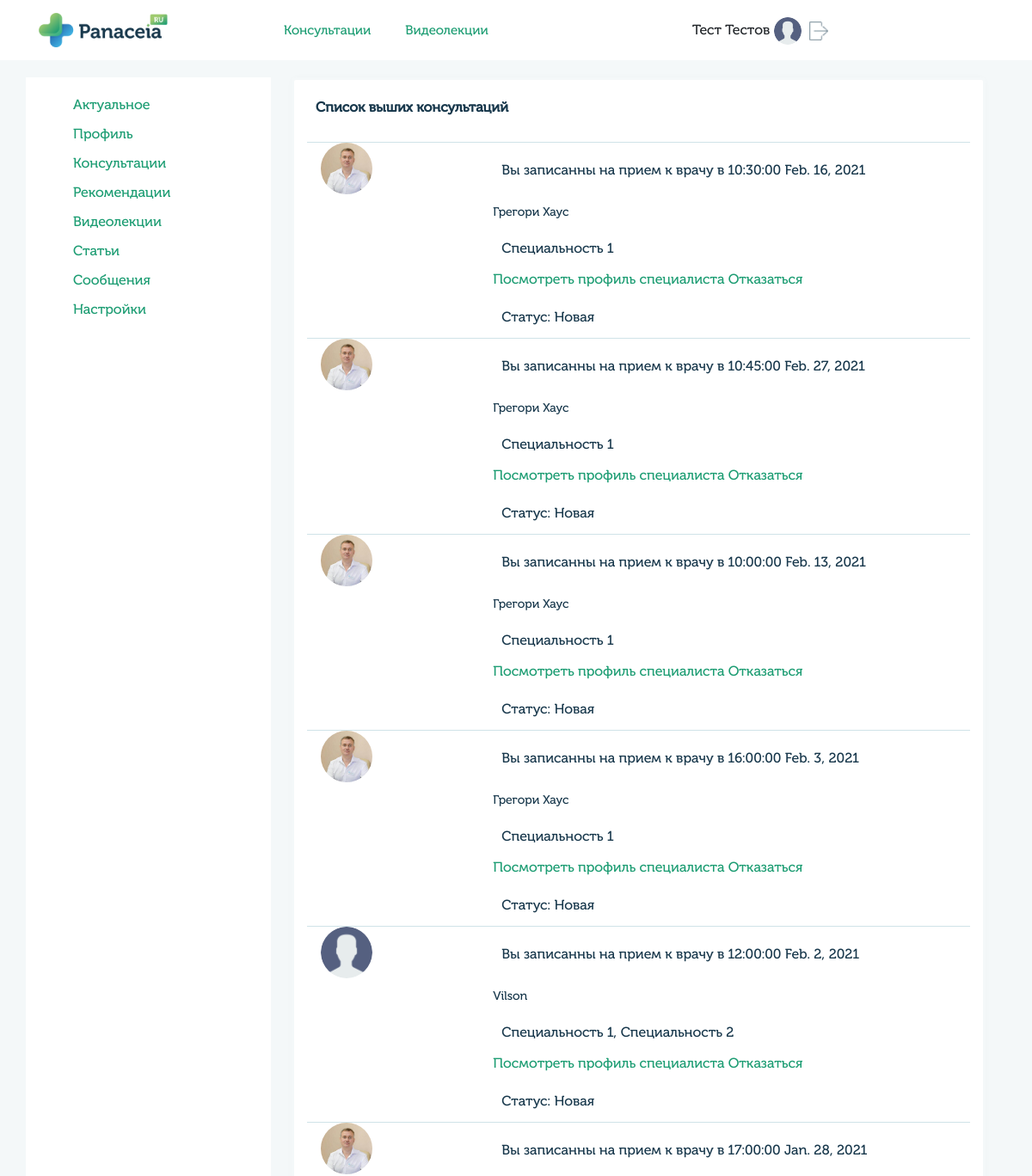
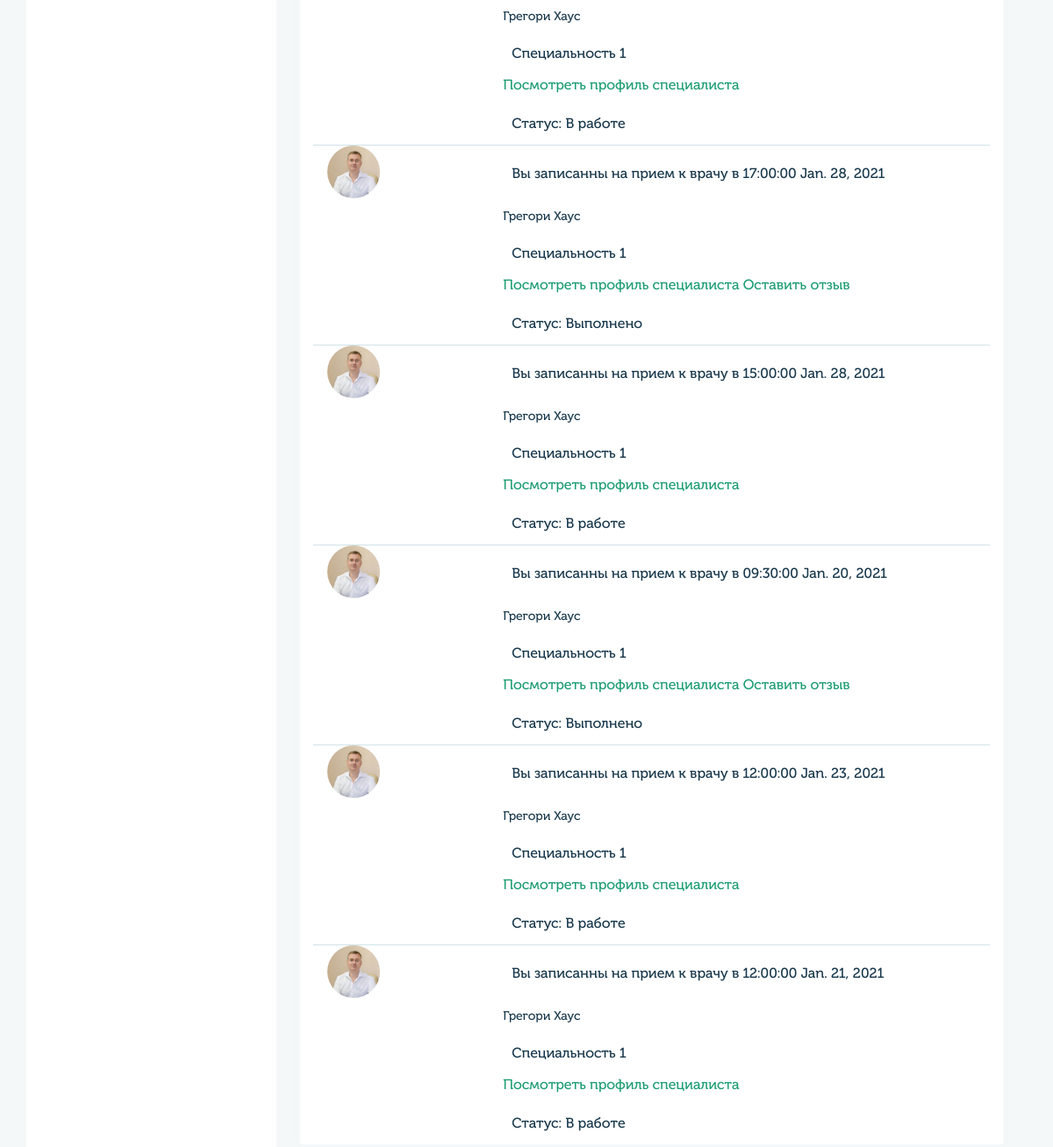
/profile/consalt_user/ (signed in), run on the app's committed database (2 pictures, top to bottom).
### userprofile/models.py (models this page shows, shortened)
class UserMain(models.Model):
    user = models.OneToOneField(User, on_delete=models.CASCADE)
    gender_list = (
        ('male', 'Мужской'),
        ('female', 'Женский')
    )
    queryset = TimeZone.objects.all()
    time_zone_list = []
    for i in queryset:
         time_zone_list.append((i.name, i.title))
    gender = models.CharField(blank=True,  max_length=6, choices=gender_list, verbose_name='Пол')
    avatar = models.ImageField(blank=True, upload_to='images/users', verbose_name='Изображение')
    fio = models.CharField(blank=True, max_length=100, verbose_name='ФИО')
    dob = models.CharField(blank=True, max_length=10, verbose_name='Дата рождения')
    city = models.CharField(blank=True, max_length=200, verbose_name='Город')
    time_zone = models.CharField(blank=True, max_length=200, choices=time_zone_list, verbose_name='Временная зона')
    skype = models.CharField(blank=True, max_length=50, verbose_name='Skype')
    whatsapp = models.CharField(blank=True, max_length=20, verbose_name='WhatsApp')
    phone = models.CharField(blank=True, max_length=20, verbose_name='Номер телефона')
    coords = models.CharField(blank=True, max_length=200, verbose_name='Координаты')
    class Meta:
        verbose_name = 'Профиль'
        verbose_name_plural = 'Профили'

class Specialty(models.Model):
    content = models.ForeignKey(User, on_delete=models.CASCADE)
    title = models.CharField(max_length=100, verbose_name='Название')
    def __str__(self):
        return self.title
    class Meta:
        verbose_name = 'Специальность'
        verbose_name_plural = 'Специальности'

### doctors/models.py (models this page shows, shortened)
class Meeting(models.Model):
    title = models.CharField(blank=True, max_length=100, verbose_name='Заголовок')
    date = models.DateField(blank=True, max_length=100, verbose_name='Дата')
    time_start = models.TimeField(max_length=100, verbose_name='Время начало', default='00:00:00')
    time_end = models.TimeField(max_length=100, verbose_name='Время конец', default='00:00:00')
    doctor_id = models.IntegerField(blank=True, verbose_name='Доктор', default=1)
    user_id = models.IntegerField(blank=True, verbose_name='Пациент', default=1)
    service_id = models.IntegerField(blank=True, verbose_name='Услуга', default=1)
    sort_id = models.IntegerField(blank=True, verbose_name='Индекс сортитровки', default=1)
    email_notify = models.BooleanField(blank=True, verbose_name='Уведомление на почту', default=0)
    status_list = [
        ('new', 'Новая'),
        ('work', 'В работе'),
        ('success', 'Выполнено'),
        ('reject', 'Отказ'),
        ('archive', 'Архив'),
    ]
    status = models.CharField(blank=True, null=True, max_length=11, choices=status_list, verbose_name='Статус')
    class Meta:
        verbose_name = 'Консультация'
        verbose_name_plural = 'Консультации'

### userprofile/views.py (the view, shortened to what this page needs)
# urls.py: path('profile/consalt_user/', views.profile_page_view, name='user_profile_consalt_user'),
@login_required
def profile_page_view(request):
    if request.user.is_authenticated:
        user_profile = UserMain.objects.get(user=request.user)
        user_doctor = UserDoctor.objects.get(user=request.user)
        user_spec = Specialty.objects.filter(content=request.user)
        user_associations = Associations.objects.filter(content=request.user)
        user_education = Education.objects.filter(content=request.user)
        user_qualification = Qualification.objects.filter(content=request.user)
        user_services = Service.objects.filter(content=request.user)
        user_documents = Document.objects.filter(content=request.user)
        timezone = TimeZone.objects.all()
        articles = Article.objects.all()
        specialty_list = SpecialtyList.objects.all()
        data = {'user_profile': user_profile}
        if request.path == '/profile/consalt_user/':
            meetings = get_meetings_list(Meeting, Specialty, UserMain, request.user.id)
            data.update({'meetings': meetings})
        if request.path == '/profile/grafik/':
            if request.user.groups.filter(name='doctors').exists():
                return render(request, 'profile/grafik.html', data)
            else:
                return render(request, 'errs/404.html')
        if request.path == '/profile/info/':
            return render(request, 'profile/profile.html', data)
        if request.path == '/profile/recomend/':
            return render(request, 'profile/recomend.html', data)
        if request.path == '/profile/consalt_user/':
            return render(request, 'profile/consalt_user.html', data)
    else:
        return redirect('login')

### templates/profile/consalt_user.html
{% extends "base_generic.html" %}
{% block content %}
{% load static %}
<div class="col-md-9 px-4">
    <div class="col-md-12 block-info"> <h4>Список выших консультаций</h4>
        {% for meeting in meetings %}
            <div class="line"></div>
            <div class="row">
                <div class="col-md-3 ml-3">
                    {% if meeting.image.avatar != '' %}
                        <img src="/media/{{meeting.image.avatar}}" alt="" class="avatar_image">
                    {% else %}
                        <img src="{% static 'img/user.png' %}" alt="" class="avatar_image">
                    {% endif %}
                </div>
                <div class="col-md-8">
                    <p>Вы записанны на прием к врачу в {{meeting.time_start}} {{meeting.date}}</p>
                    <h5>{{meeting.doctor.fio}}</h5>
                    <p>{{meeting.specialty}}</p>
                    <a href="{% url 'doctor_detail' slug=meeting.doctor_id %}">Посмотреть профиль специалиста</a>
                    {% if meeting.status == 'new' %}
                        <a href="{% url 'reject_meeting' %}?meeting_id={{meeting.id}}">Отказаться</a>
                    {% endif %}
                    {% if meeting.status == 'success' %}
                        <a href="{% url 'user_profile_reviews' %}?doctor_id={{meeting.doctor_id}}">Оставить отзыв</a>
                    {% endif %}
                    <p>Статус: {{ meeting.status_title }}</p>
                </div>
            </div>
        {% endfor %}
    </div>
</div>
{% endblock %}

### templates/base_generic.html (shortened to what this page needs)
<html>
<head>
     {% load static %}
    <link rel="stylesheet" href="{% static 'css/stylelk.css' %}">
    <link rel="stylesheet" href="{% static 'css/bootstrap.min.css' %}">
    <link rel="stylesheet" href="{% static 'css/jquery-ui.css' %}">
    <link rel="stylesheet" href="{% static 'css/jquery.weekcalendar.css' %}">
    <link rel="stylesheet" href="{% static 'css/jquery.scrollbar.css' %}" >
    <link rel="stylesheet" href="{% static 'css/sp-style.css' %}" >
</head>
<body>
    <header>
        <div class="container">
            <div class="row">
                <div class="col-3">
                    <a href="{% url 'home' %}" class="logo-header"><img src="{% static 'img/logo.png' %}" alt="">
                    </a>
                </div>
                <div class="col-5">
                    <div class="botton-header">
                        <a href="#">Консультации</a><a href="#">Видеолекции</a>
                    </div>
                </div>
                <div class="col-4 header-info">
                    {% if request.user.is_authenticated %}
                        <div class="name-person">
                            {{user_profile.fio}}
                            {% if user_profile.avatar != '' %}
                                <img style="width:32px; height: 32px; padding:5px auto; object-fit: cover; border-radius:100px;" src="/media/{{user_profile.avatar}}" alt="">
                            {% else %}
                                <img style="width:32px; height: 32px; padding:5px auto; object-fit: cover; border-radius:100px;" src="{% static 'img/user.png' %}" alt="">
                            {% endif %}
                            <a href="{% url 'logout' %}"><img src="{% static 'img/logout.png' %}" alt=""></a>
                        </div>
                    {% endif %}
                </div>
            </div>
        </div>
    </header>
    <div class="bodylk">
        <div class="container">
            <div class="row">
                {% block sidebar %}
                <div class="col-md-3 sidebar">
                    {% if user.groups.all.0.name == "users" %}
                        <ul>
                            <li><a href="{% url 'user_profile' %}">Актуальное</a></li>
                            <li><a href="{% url 'user_profile_main' %}">Профиль</a></li>
                            <li><a href="{% url 'user_profile_consalt_user' %}">Консультации</a></li>
                            <li><a href="{% url 'user_profile_recomend' %}">Рекомендации</a></li>
                            <li><a href="{% url 'user_profile_videos' %}">Видеолекции</a></li>
                            <li><a href="{% url 'user_profile_articles' %}">Статьи</a></li>
                            <li><a href="">Сообщения</a></li>
                            <li><a href="{% url 'user_profile_settings' %}">Настройки</a></li>
                        </ul>
                    {% endif %}
                </div>
                {% endblock %}
                {% block content %}{% endblock %}
            </div>
        </div>
    </div>
</body>
</html>

### static/css/stylelk.css (style rules this page uses)
a, abbr, acronym, address, applet, article, aside, audio, b, big, blockquote, body, canvas, caption, center, cite, code, dd, del, details, dfn, div, dl, dt, em, embed, fieldset, figcaption, figure, footer, form, h1, h2, h3, h4, h5, h6, header, hgroup, html, i, iframe, img, ins, kbd, label, legend, li, mark, menu, nav, object, ol, output, p, pre, q, ruby, s, samp, section, small, span, strike, strong, sub, summary, sup, table, tbody, td, tfoot, th, thead, time, tr, tt, u, ul, var, video { font-family: 'Museo Cyrl'; }
a { color: #1D9D73!important; text-decoration: none; background-color: transparent; -webkit-text-decoration-skip: objects; }
header { height: 70px; box-shadow: 0px 4px 8px rgba(0, 0, 0, 0.02); }
.logo-header img { margin-top:15px; height: 40px; }
.botton-header { line-height: 70px; }
.botton-header a { padding-right: 40px; font-size: 15px; line-height: 70px; color: #18384C; }
.name-person { line-height: 70px; }
.name-person a img { width: 22px; margin: 4px 5px; }
.bodylk { background:#F4F8F9; padding-top: 20px; }
.col-md-3.sidebar { min-height: calc(100vh); background: #fff; }
.sidebar ul { list-style-type: none; padding-top:10px; }
.sidebar ul li { padding-top:10px; }
.block-info { background: #fff; border: solid 3px #f4f8f9; border-radius: 5px; box-shadow: 0px 0px 8px rgba(0, 0, 0, 0.02); }
.line { height: 1px; background:#d0e3e8; border:5px; }
.block-info h4 { padding:24px 10px; font-style: normal; font-weight: 600; font-size: 16px; line-height: 16px; color: #18384C; }
.block-info h5 { padding-top: 15px;font-style: normal;font-weight: 200;font-size: 14px;line-height: 20px;color: #18384C;margin: 0px; }
.block-info p { padding: 24px 10px 0px;font-style: normal;font-weight: 200;font-size: 16px;line-height: 16px;color: #18384C; }
.block-info img { width: 60px; height: 60px; border-radius:50px; margin-bottom: 30px; }

### data on the page
UserMain: fio "Тест Тестов"
Meeting: date "Feb. 16, 2021"
Specialty: specialty "Специальность 1" "Специальность 1" "Специальность 1" "Специальность 1" "Специальность 1" "Специальность 1" "Специальность 1" "Специальность 1" "Специальность 1" "Специальность 1"
Meeting: date "Feb. 27, 2021"
Meeting: date "Feb. 13, 2021"
Meeting: date "Feb. 3, 2021"
Meeting: date "Feb. 2, 2021"
Meeting: date "Jan. 28, 2021"
Meeting: date "Jan. 28, 2021"
Meeting: date "Jan. 28, 2021"
Meeting: date "Jan. 20, 2021"
Meeting: date "Jan. 23, 2021"
Meeting: date "Jan. 21, 2021"

### other printed values
{{ meeting.time_start }} "10:30:00" "10:45:00" "10:00:00" "16:00:00" "12:00:00" "17:00:00" "17:00:00" "15:00:00" "09:30:00" "12:00:00" "12:00:00"
{{ meeting.doctor.fio }} "Грегори Хаус" "Грегори Хаус" "Грегори Хаус" "Грегори Хаус" "Vilson" "Грегори Хаус" "Грегори Хаус" "Грегори Хаус" "Грегори Хаус" "Грегори Хаус" "Грегори Хаус"
{{ meeting.status_title }} "Новая" "Новая" "Новая" "Новая" "Новая" "В работе" "Выполнено" "В работе" "Выполнено" "В работе" "В работе"
{{ meeting.specialty }} "Специальность 1, Специальность 2"
